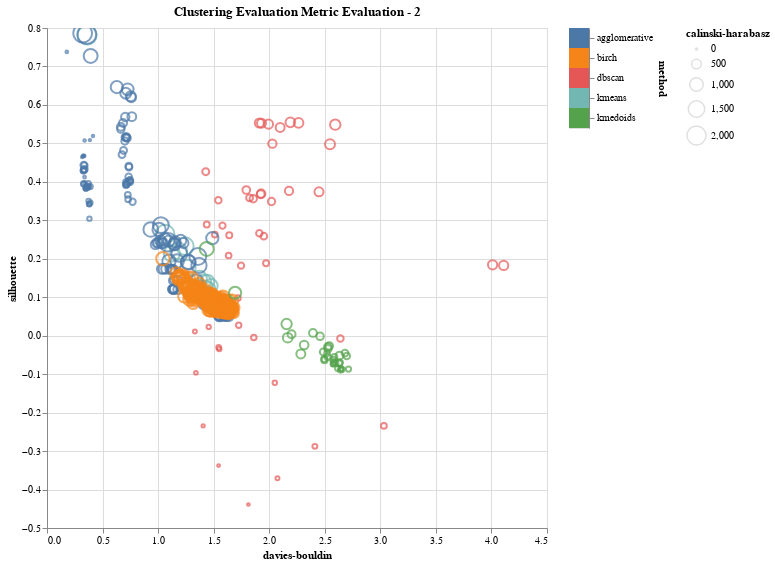

The notebook cell saved with this chart:
### Code cell
x_axis = "davies-bouldin:Q"
y_axis = "silhouette:Q"
size = "calinski-harabasz:Q"
title  = "Clustering Evaluation Metric Evaluation - 2"

data = df_metrics 

plot2 = plot_cluster_evaluations(data, title, x_axis, y_axis, size)
plot2

### Figure 1 — Vega-Lite specification as saved in the notebook (floating-point values rounded to 4 significant figures; data arrays with more than 128 entries replaced by an {"elided": "..."} marker saying what was removed)
{"config": {"view": {"continuousWidth": 400, "continuousHeight": 300}}, "hconcat": [{"mark": {"type": "point", "strokeOpacity": 1.0}, "encoding": {"color": {"condition": {"type": "nominal", "field": "method", "legend": null, "selection": "selector160"}, "value": "lightgray"}, "size": {"type": "quantitative", "field": "calinski-harabasz"}, "tooltip": [{"type": "nominal", "field": "method"}, {"type": "quantitative", "field": "num_clusters"}, {"type": "quantitative", "field": "sse"}, {"type": "quantitative", "field": "silhouette"}, {"type": "quantitative", "field": "calinski-harabasz"}, {"type": "quantitative", "field": "davies-bouldin"}, {"type": "quantitative", "field": "eps"}, {"type": "quantitative", "field": "min_sample"}, {"type": "nominal", "field": "linkage"}, {"type": "quantitative", "field": "threshold"}, {"type": "quantitative", "field": "branching_factor"}], "x": {"type": "quantitative", "field": "davies-bouldin"}, "y": {"type": "quantitative", "field": "silhouette"}}, "height": 500, "selection": {"selector159": {"type": "multi", "fields": ["method"]}, "selector161": {"type": "interval", "bind": "scales", "encodings": ["x", "y"]}}, "title": "Clustering Evaluation Metric Evaluation - 2", "width": 500}, {"mark": "rect", "encoding": {"color": {"condition": {"type": "nominal", "field": "method", "legend": null, "selection": "selector160"}, "value": "lightgray"}, "y": {"type": "nominal", "axis": {"orient": "right"}, "field": "method"}}, "selection": {"selector160": {"type": "multi", "fields": ["method"]}}}], "data": {"name": "data-185ec85f1e0fe6ec52986f3e34351582"}, "$schema": "https://vega.github.io/schema/vega-lite/v4.8.1.json", "datasets": {"data-185ec85f1e0fe6ec52986f3e34351582": {"elided": "996 records"}}}
